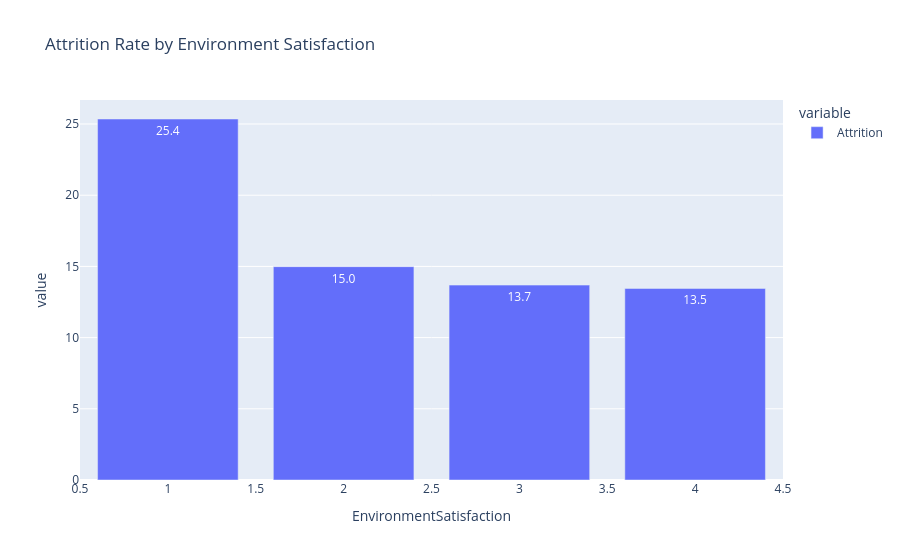

Source (notebook cell):
### Code cell
fig = px.bar(
    environment,
    text_auto=".1f",
    title="Attrition Rate by Environment Satisfaction"
)

fig.show()

### Figure 1 — Plotly figure (JSON) as saved in the notebook; plotly's stock layout.template omitted (floating-point values rounded to 4 significant figures)
{"data": [{"hovertemplate": "variable=Attrition<br>EnvironmentSatisfaction=%{x}<br>value=%{y}<extra></extra>", "legendgroup": "Attrition", "marker": {"color": "#636efa", "pattern": {"shape": ""}}, "name": "Attrition", "orientation": "v", "showlegend": true, "textposition": "auto", "texttemplate": "%{y:.1f}", "type": "bar", "x": [1, 2, 3, 4], "xaxis": "x", "y": [25.35, 14.98, 13.69, 13.45], "yaxis": "y"}], "layout": {"barmode": "relative", "legend": {"title": {"text": "variable"}, "tracegroupgap": 0}, "title": {"text": "Attrition Rate by Environment Satisfaction"}, "xaxis": {"anchor": "y", "domain": [0, 1], "title": {"text": "EnvironmentSatisfaction"}}, "yaxis": {"anchor": "x", "domain": [0, 1], "title": {"text": "value"}}}}
